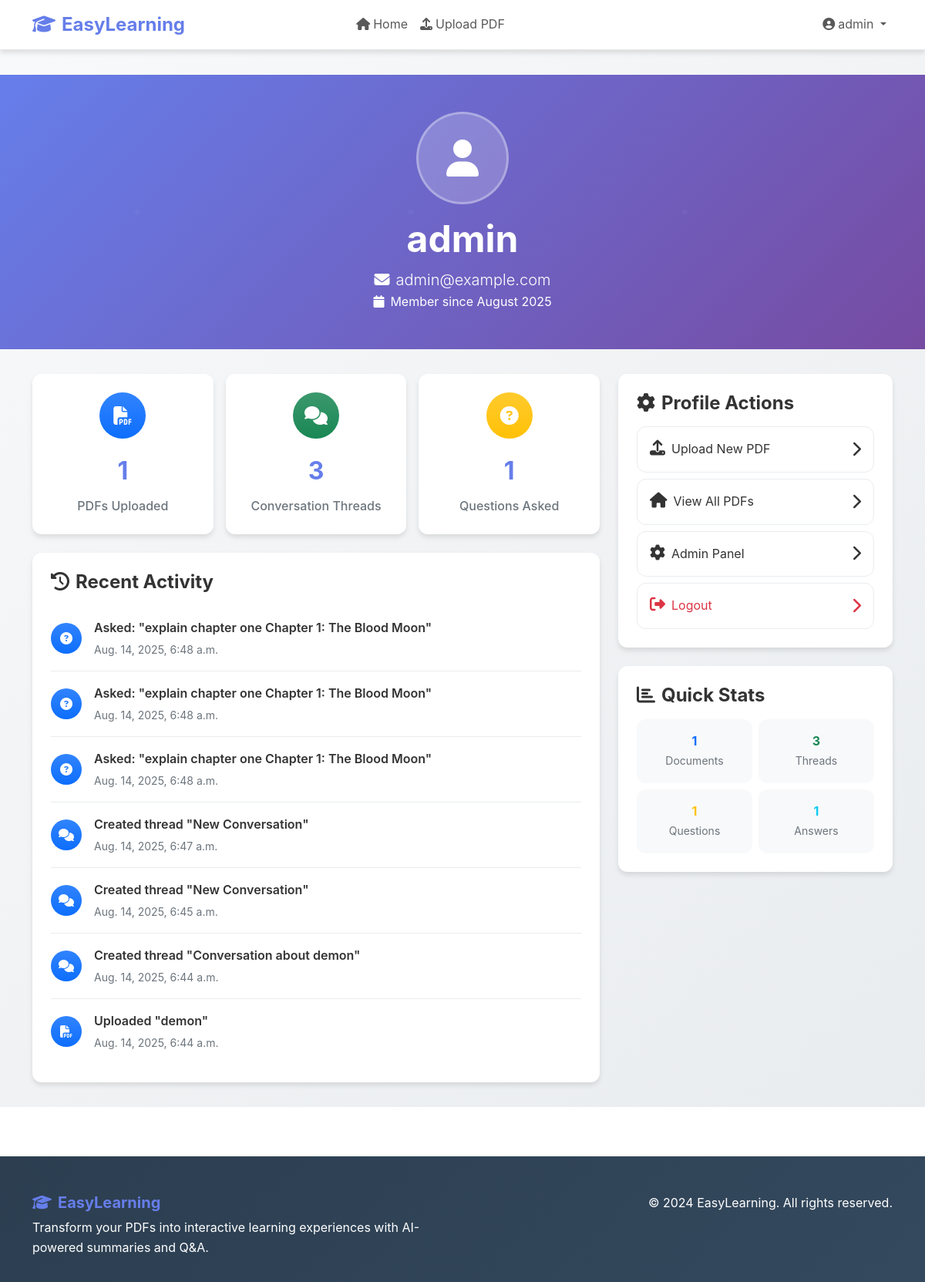
/profile/ (signed in), run on the app's committed database.
### easylearning/models.py (models this page shows, shortened)
class Question(models.Model):
    LANGUAGE_CHOICES = [
        ('en', 'English'),
        ('gu', 'Gujarati'),
        ('hi', 'Hindi'),
    ]
    id = models.UUIDField(primary_key=True, default=uuid.uuid4, editable=False)
    thread = models.ForeignKey(ConversationThread, on_delete=models.CASCADE, related_name='questions')
    question_text = models.TextField()
    language = models.CharField(max_length=2, choices=LANGUAGE_CHOICES, default='en')
    asked_at = models.DateTimeField(auto_now_add=True)
    asked_by = models.ForeignKey(User, on_delete=models.CASCADE, null=True, blank=True)

class ConversationThread(models.Model):
    id = models.UUIDField(primary_key=True, default=uuid.uuid4, editable=False)
    pdf_document = models.ForeignKey(PDFDocument, on_delete=models.CASCADE, related_name='conversations')
    title = models.CharField(max_length=255, default="New Conversation")
    created_at = models.DateTimeField(auto_now_add=True)
    updated_at = models.DateTimeField(auto_now=True)

class PDFDocument(models.Model):
    id = models.UUIDField(primary_key=True, default=uuid.uuid4, editable=False)
    title = models.CharField(max_length=255)
    file = models.FileField(upload_to='pdfs/')
    uploaded_at = models.DateTimeField(auto_now_add=True)
    uploaded_by = models.ForeignKey(User, on_delete=models.CASCADE, null=True, blank=True)

### easylearning/views.py (the view)
# urls.py: path('profile/', views.profile_view, name='profile'),
@login_required
def profile_view(request):
    user = request.user
    pdfs = PDFDocument.objects.filter(uploaded_by=user)
    threads = ConversationThread.objects.filter(pdf_document__uploaded_by=user)
    questions = Question.objects.filter(asked_by=user)
    answers = Answer.objects.filter(question__asked_by=user)
    recent_activities = []
    for pdf in pdfs.order_by('-uploaded_at')[:5]:
        recent_activities.append({
            'icon': 'file-pdf',
            'title': f'Uploaded "{pdf.title}"',
            'time': pdf.uploaded_at
        })
    for thread in threads.order_by('-created_at')[:3]:
        recent_activities.append({
            'icon': 'comments',
            'title': f'Created thread "{thread.title}"',
            'time': thread.created_at
        })
        for question in questions.order_by('-asked_at')[:3]:
            question_text = question.question_text
            truncated_text = question_text[:50] + "..." if len(question_text) > 50 else question_text
            recent_activities.append({
                'icon': 'question-circle',
                'title': f'Asked: "{truncated_text}"',
                'time': question.asked_at
            })
    recent_activities.sort(key=lambda x: x['time'], reverse=True)
    recent_activities = recent_activities[:8]
    context = {
        'pdfs': pdfs,
        'threads': threads,
        'questions': questions,
        'answers': answers,
        'recent_activities': recent_activities,
    }
    return render(request, 'easylearning/profile.html', context)

### templates/easylearning/profile.html (shortened to what this page needs)
{% extends 'base.html' %}
{% block content %}
<div class="profile-container">
    <section class="profile-header">
        <div class="container text-center position-relative">
            <div class="profile-avatar">
                <i class="fas fa-user"></i>
            </div>
            <h1 class="display-5 fw-bold mb-2">{{ user.username }}</h1>
            <p class="lead mb-0">
                <i class="fas fa-envelope me-2"></i>{{ user.email|default:"No email provided" }}
            </p>
            <p class="mb-0">
                <i class="fas fa-calendar me-2"></i>Member since {{ user.date_joined|date:"F Y" }}
            </p>
        </div>
    </section>
    <div class="container">
        <div class="row g-4">
            <div class="col-lg-8">
                <div class="row g-3 mb-4">
                    <div class="col-md-4">
                        <div class="stats-card">
                            <div class="stats-icon bg-primary bg-gradient">
                                <i class="fas fa-file-pdf"></i>
                            </div>
                            <div class="stats-number">{{ pdfs.count }}</div>
                            <div class="stats-label">PDFs Uploaded</div>
                        </div>
                    </div>
                    <div class="col-md-4">
                        <div class="stats-card">
                            <div class="stats-icon bg-success bg-gradient">
                                <i class="fas fa-comments"></i>
                            </div>
                            <div class="stats-number">{{ threads.count }}</div>
                            <div class="stats-label">Conversation Threads</div>
                        </div>
                    </div>
                    <div class="col-md-4">
                        <div class="stats-card">
                            <div class="stats-icon bg-warning bg-gradient">
                                <i class="fas fa-question-circle"></i>
                            </div>
                            <div class="stats-number">{{ questions.count }}</div>
                            <div class="stats-label">Questions Asked</div>
                        </div>
                    </div>
                </div>
                <div class="recent-activity">
                    <h4 class="fw-bold mb-3">
                        <i class="fas fa-history me-2"></i>Recent Activity
                    </h4>
                    {% if recent_activities %}
                        {% for activity in recent_activities %}
                        <div class="activity-item">
                            <div class="activity-icon bg-primary bg-gradient">
                                <i class="fas fa-{{ activity.icon }}"></i>
                            </div>
                            <div class="activity-content">
                                <div class="activity-title">{{ activity.title }}</div>
                                <div class="activity-time">{{ activity.time }}</div>
                            </div>
                        </div>
                        {% endfor %}
                    {% else %}
                        <div class="text-center py-4">
                            <i class="fas fa-inbox fa-3x text-muted mb-3"></i>
                            <p class="text-muted">No recent activity</p>
                        </div>
                    {% endif %}
                </div>
            </div>
            <div class="col-lg-4">
                <div class="profile-actions">
                    <h4 class="fw-bold mb-3">
                        <i class="fas fa-cog me-2"></i>Profile Actions
                    </h4>
                    <a href="{% url 'easylearning:upload_pdf' %}" class="action-btn">
                        <span>
                            <i class="fas fa-upload me-2"></i>Upload New PDF
                        </span>
                        <i class="fas fa-chevron-right"></i>
                    </a>
                    <a href="{% url 'easylearning:home' %}" class="action-btn">
                        <span>
                            <i class="fas fa-home me-2"></i>View All PDFs
                        </span>
                        <i class="fas fa-chevron-right"></i>
                    </a>
                    {% if user.is_superuser %}
                    <a href="{% url 'admin:index' %}" class="action-btn">
                        <span>
                            <i class="fas fa-cog me-2"></i>Admin Panel
                        </span>
                        <i class="fas fa-chevron-right"></i>
                    </a>
                    {% endif %}
                    <a href="{% url 'easylearning:logout' %}" class="action-btn text-danger">
                        <span>
                            <i class="fas fa-sign-out-alt me-2"></i>Logout
                        </span>
                        <i class="fas fa-chevron-right"></i>
                    </a>
                </div>
                <div class="profile-actions mt-4">
                    <h4 class="fw-bold mb-3">
                        <i class="fas fa-chart-bar me-2"></i>Quick Stats
                    </h4>
                    <div class="row g-2">
                        <div class="col-6">
                            <div class="text-center p-3 bg-light rounded">
                                <div class="fw-bold text-primary">{{ pdfs.count }}</div>
                                <small class="text-muted">Documents</small>
                            </div>
                        </div>
                        <div class="col-6">
                            <div class="text-center p-3 bg-light rounded">
                                <div class="fw-bold text-success">{{ threads.count }}</div>
                                <small class="text-muted">Threads</small>
                            </div>
                        </div>
                        <div class="col-6">
                            <div class="text-center p-3 bg-light rounded">
                                <div class="fw-bold text-warning">{{ questions.count }}</div>
                                <small class="text-muted">Questions</small>
                            </div>
                        </div>
                        <div class="col-6">
                            <div class="text-center p-3 bg-light rounded">
                                <div class="fw-bold text-info">{{ answers.count }}</div>
                                <small class="text-muted">Answers</small>
                            </div>
                        </div>
                    </div>
                </div>
            </div>
        </div>
    </div>
</div>
{% endblock %}

### templates/base.html (shortened to what this page needs)
<!DOCTYPE html>
<html lang="en">
<head>
    <link href="https://cdn.jsdelivr.net/npm/bootstrap@5.3.0/dist/css/bootstrap.min.css" rel="stylesheet">
    <link rel="stylesheet" href="https://cdnjs.cloudflare.com/ajax/libs/font-awesome/6.4.0/css/all.min.css">
</head>
<body>
    <nav class="navbar navbar-expand-lg navbar-light bg-light shadow-sm">
        <div class="container">
            <a class="navbar-brand" href="{% url 'easylearning:home' %}">
                <i class="fas fa-graduation-cap me-2"></i>EasyLearning
            </a>
            <div class="collapse navbar-collapse justify-content-center" id="navbarNav">
                <ul class="navbar-nav mx-auto">
                    <li class="nav-item">
                        <a class="nav-link" href="{% url 'easylearning:home' %}">
                            <i class="fas fa-home me-1"></i>Home
                        </a>
                    </li>
                    <li class="nav-item">
                        <a class="nav-link" href="{% url 'easylearning:upload_pdf' %}">
                            <i class="fas fa-upload me-1"></i>Upload PDF
                        </a>
                    </li>
                </ul>
                <ul class="navbar-nav ms-auto">
                    {% if user.is_authenticated %}
                        <li class="nav-item dropdown">
                            <a class="nav-link dropdown-toggle" href="#" id="navbarDropdown" role="button" aria-expanded="false">
                                <i class="fas fa-user-circle me-1"></i>{{ user.username }}
                            </a>
                        </li>
                    {% endif %}
                </ul>
            </div>
        </div>
    </nav>
    <main>
        {% block content %}{% endblock %}
    </main>
    <footer class="footer">
        <div class="container">
            <div class="row">
                <div class="col-md-6">
                    <h5><i class="fas fa-graduation-cap me-2"></i>EasyLearning</h5>
                    <p class="mb-0">Transform your PDFs into interactive learning experiences with AI-powered summaries and Q&A.</p>
                </div>
                <div class="col-md-6 text-md-end">
                    <p class="mb-0">&copy; 2024 EasyLearning. All rights reserved.</p>
                </div>
            </div>
        </div>
    </footer>
</body>
</html>

### templates/base.html (style rules this page uses)
:root { --primary-color: #667eea; --secondary-color: #764ba2; --success-color: #28a745; --warning-color: #ffc107; --danger-color: #dc3545; --dark-color: #2c3e50; --light-color: #f8f9fa; --border-radius: 12px; --box-shadow: 0 4px 6px rgba(0, 0, 0, 0.1); --transition: all 0.3s ease; }
body { font-family: 'Inter', -apple-system, BlinkMacSystemFont, 'Segoe UI', Roboto, sans-serif; line-height: 1.6; color: #333; }
.navbar-brand { font-weight: 700; color: var(--primary-color) !important; font-size: 1.5rem; }
.navbar { backdrop-filter: blur(10px); background: rgba(255, 255, 255, 0.95) !important; border-bottom: 1px solid rgba(0, 0, 0, 0.1); }
.footer { background: linear-gradient(135deg, var(--dark-color) 0%, #34495e 100%); color: white; padding: 3rem 0 2rem; margin-top: 4rem; }
.footer h5 { color: var(--primary-color); font-weight: 700; }
.dropdown { position: relative !important; }
.dropdown-toggle::after { display: inline-block; margin-left: 0.255em; vertical-align: 0.255em; content: ""; border-top: 0.3em solid; border-right: 0.3em solid transparent; border-bottom: 0; border-left: 0.3em solid transparent; }
.text-muted { color: #6c757d !important; }
.shadow-sm { box-shadow: var(--box-shadow) !important; }
.rounded { border-radius: var(--border-radius) !important; }

### templates/easylearning/profile.html (style rules this page uses)
.profile-container { background: linear-gradient(135deg, #f8f9fa 0%, #e9ecef 100%); min-height: 100vh; padding: 2rem 0; }
.profile-header { background: linear-gradient(135deg, var(--primary-color) 0%, var(--secondary-color) 100%); color: white; padding: 3rem 0; margin-bottom: 2rem; position: relative; overflow: hidden; }
.profile-header::before { content: ''; position: absolute; top: 0; left: 0; right: 0; bottom: 0; opacity: 0.3; }
.profile-avatar { width: 120px; height: 120px; background: rgba(255, 255, 255, 0.2); border-radius: 50%; display: flex; align-items: center; justify-content: center; font-size: 3rem; margin: 0 auto 1rem; backdrop-filter: blur(10px); border: 3px solid rgba(255, 255, 255, 0.3); }
.stats-card { background: white; border-radius: var(--border-radius); padding: 1.5rem; text-align: center; box-shadow: var(--box-shadow); transition: var(--transition); border: none; }
.stats-icon { width: 60px; height: 60px; border-radius: 50%; display: flex; align-items: center; justify-content: center; margin: 0 auto 1rem; font-size: 1.5rem; color: white; }
.stats-number { font-size: 2rem; font-weight: 700; color: var(--primary-color); margin-bottom: 0.5rem; }
.stats-label { color: #6c757d; font-weight: 500; }
.recent-activity { background: white; border-radius: var(--border-radius); padding: 1.5rem; box-shadow: var(--box-shadow); border: none; }
.activity-item { display: flex; align-items: center; padding: 1rem 0; border-bottom: 1px solid #e9ecef; transition: var(--transition); }
.activity-item:last-child { border-bottom: none; }
.activity-icon { width: 40px; height: 40px; border-radius: 50%; display: flex; align-items: center; justify-content: center; margin-right: 1rem; font-size: 1rem; color: white; }
.activity-content { flex: 1; }
.activity-title { font-weight: 600; margin-bottom: 0.25rem; }
.activity-time { font-size: 0.875rem; color: #6c757d; }
.profile-actions { background: white; border-radius: var(--border-radius); padding: 1.5rem; box-shadow: var(--box-shadow); border: none; }
.action-btn { display: flex; align-items: center; justify-content: space-between; padding: 1rem; border: 1px solid #e9ecef; border-radius: var(--border-radius); text-decoration: none; color: #333; transition: var(--transition); margin-bottom: 0.5rem; }
.action-btn:last-child { margin-bottom: 0; }
.action-btn i { font-size: 1.25rem; }

### data on the page
Question: time "Aug. 14, 2025, 6:48 a.m." "Aug. 14, 2025, 6:48 a.m." "Aug. 14, 2025, 6:48 a.m."
ConversationThread: time "Aug. 14, 2025, 6:47 a.m."
ConversationThread: time "Aug. 14, 2025, 6:45 a.m."
ConversationThread: time "Aug. 14, 2025, 6:44 a.m."
PDFDocument: time "Aug. 14, 2025, 6:44 a.m."

### other printed values
{{ user.username }} "admin"
{{ user.email|default:"No email provided" }} "admin@example.com"
{{ user.date_joined|date:"F Y" }} "August 2025"
{{ pdfs.count }} "1"
{{ threads.count }} "3"
{{ questions.count }} "1"
{{ activity.title }} "Asked: \"explain chapter one Chapter 1: The Blood Moon\"" "Asked: \"explain chapter one Chapter 1: The Blood Moon\"" "Asked: \"explain chapter one Chapter 1: The Blood Moon\"" "Created thread \"New Conversation\"" "Created thread \"New Conversation\"" "Created thread \"Conversation about demon\"" "Uploaded \"demon\""
{{ answers.count }} "1"
